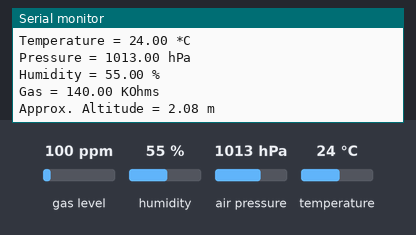
The sketch below on a simulated Arduino Uno, built with avr-gcc and run on an emulated ATmega328P. Parts: the last lines printed to the serial monitor. The inputs (shaded band) are chosen by the test bench; at power-on: gas level 100 ppm, humidity 55 %, air pressure 1013 hPa, temperature 24 °C.

Above: at 1.2 s.
1.3 s: gas level set to 20 ppm
At 2.4 s:
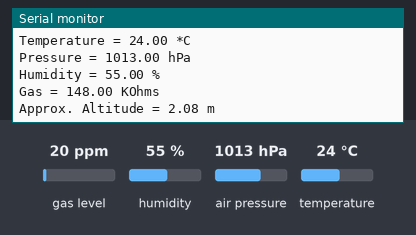
2.8 s: humidity set to 22 %
At 4.2 s:
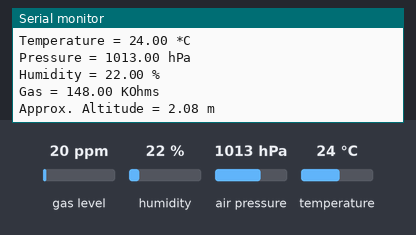
4.3 s: air pressure set to 952 hPa
At 5.6 s:
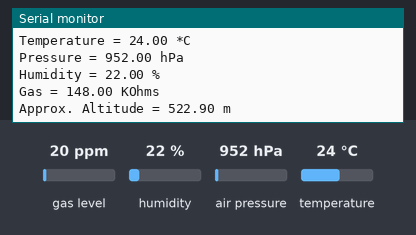

The sketch:

bme_sensor.ino
```cpp
#include <Wire.h>
#include <SPI.h>
#include <Adafruit_Sensor.h>
#include "Adafruit_BME680.h"

#define BME_SCK 13
#define BME_MISO 12
#define BME_MOSI 11
#define BME_CS 10

#define SEALEVELPRESSURE_HPA (1013.25)

Adafruit_BME680 bme;

void setup() {
  Serial.begin(9600);
  if (!bme.begin()) {
    Serial.println("BME680 is not real :(");
    while (1);
  }

  bme.setTemperatureOversampling(BME680_OS_8X);
  bme.setHumidityOversampling(BME680_OS_2X);
  bme.setPressureOversampling(BME680_OS_4X);
  bme.setIIRFilterSize(BME680_FILTER_SIZE_3);
  bme.setGasHeater(320, 150);
}

void loop() {
  if (! bme.performReading()) {
    Serial.println("Failed to perform reading :(");
    return;
  }
  Serial.print("Temperature = ");
  Serial.print(bme.temperature);
  Serial.println(" *C");

  Serial.print("Pressure = ");
  Serial.print(bme.pressure / 100.0);
  Serial.println(" hPa");

  Serial.print("Humidity = ");
  Serial.print(bme.humidity);
  Serial.println(" %");

  Serial.print("Gas = ");
  Serial.print(bme.gas_resistance / 1000.0);
  Serial.println(" KOhms");

  Serial.print("Approx. Altitude = ");
  Serial.print(bme.readAltitude(SEALEVELPRESSURE_HPA));
  Serial.println(" m");

  Serial.println();
  delay(1000);
}
```

Measured:
- after the input at 1.3 s, the serial monitor: prints a new line after 0.13 s (image 1)
- after the input at 2.8 s, the serial monitor: prints a new line after 1.0 s (image 2)
- after the input at 4.3 s, the serial monitor: prints a new line after 0.71 s (image 3)
